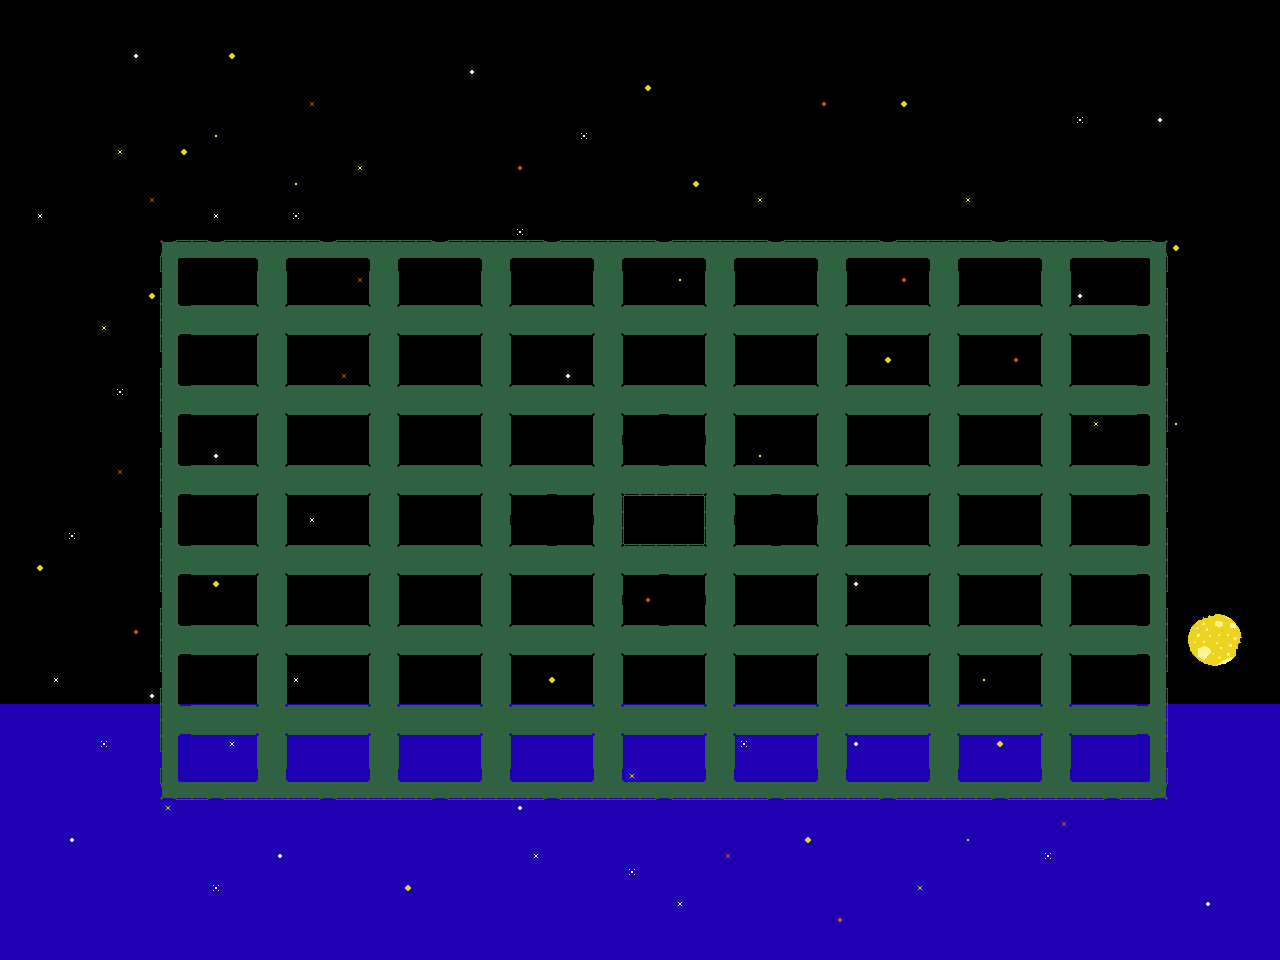

Tiled map render using the project's own tile images. Description and the map definition, with tile-layer contents summarised, below:
An orthogonal 80x60 tile map with 16x16 px tiles, 4 tile layers (Sky, Moon, Stars, Floor).

<map version="1.5" tiledversion="1.7.2" orientation="orthogonal" renderorder="right-down" width="80" height="60" tilewidth="16" tileheight="16" infinite="0" nextlayerid="5" nextobjectid="1">
 <tileset firstgid="1" source="../TileSets/6x.tsx" />
 <layer id="1" name="Sky" width="80" height="60">
  <data>[4800 cells, 4800 non-empty, 2 distinct tile ids]</data>
 </layer>
 <layer id="2" name="Moon" width="80" height="60">
  <data>[4800 cells, 16 non-empty, 16 distinct tile ids]</data>
 </layer>
 <layer id="3" name="Stars" width="80" height="60">
  <data>[4800 cells, 109 non-empty, 8 distinct tile ids]</data>
 </layer>
 <layer id="4" name="Floor" width="80" height="60">
  <data>[4800 cells, 1588 non-empty, 49 distinct tile ids]</data>
 </layer>
</map>
